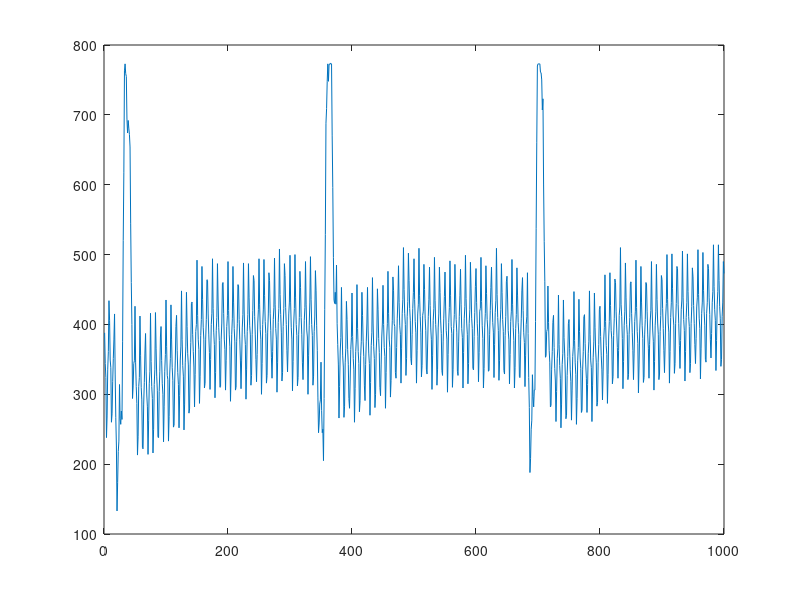
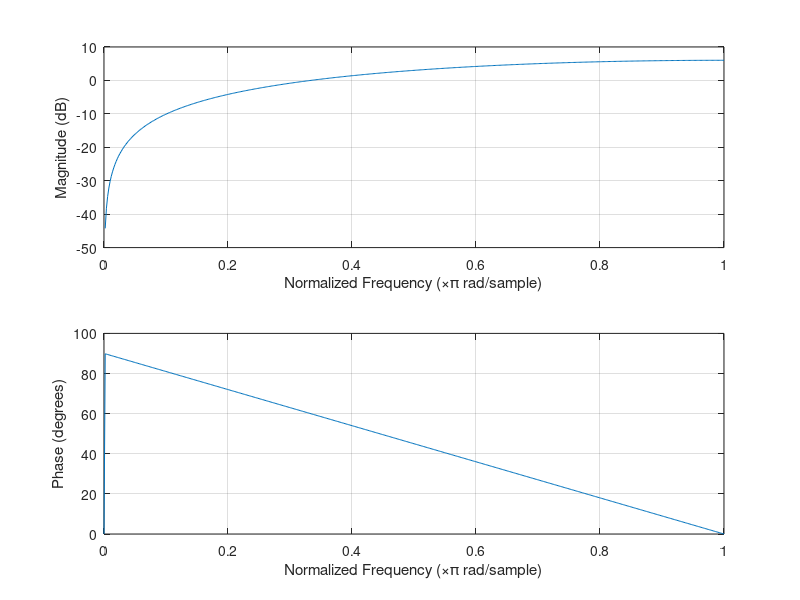

Write the MATLAB code that produced these figures, in order. (Note: this script raises an error after producing the figures.)
%{
clear all;
fclose('all');

serialobj=instrfind;
if ~isempty(serialobj)
    delete(serialobj)
end
clc;clear all;close all;
s1 = serial('/dev/ttyACM0');  %define serial port
s1.BaudRate=115200;     %define baud rate
 
disbuff=nan(1,1000);

fopen(s1);
clear data;
N_point = 1000;
fs=500;   %sample rate
time=[1:1:1000];
figure
h_plot=plot(nan,nan);
hold off 
tic
for i= 1:N_point 
    data=fscanf(s1);%read sensor
    %whos data;
    %disp(data);
    y(i) = str2double(data);

    if i<=1000
    disbuff(i)=y(i);
    
    else
    disbuff=[disbuff(2:end) y(i)];
    end

    if i>1
    set(h_plot,'xdata',time,'ydata',disbuff)
    save("data.mat","disbuff");
    title('test');
    xlabel('Time');
    ylabel('Quantization value');
    drawnow;
    figure(1);
    end
   
end
%}


load("data.mat");
fs=500;

figure('name','origin');
plot(disbuff);

ft_y=abs(fft(disbuff));
figure('name','original_frequency_domain');
plot((0:999)*fs/1000,ft_y);

%{
a = fir1(50,[0.20 0.28],'stop');
freqz(a);
y2 = filter(a,1,disbuff);
figure('name','past by FIR Filter');
plot((y2));

figure('name','pass by FIR Filter & fft');
ft_ya2=abs(fft(y2));
plot((0:999)*fs/1000,ft_y2);
%}
%{
l=fir1(20,0.1);
y2 = filter(l,1,y2);
figure(7);
plot(y2);
%}
%{
b = fir1(50,[0.4 0.56],'stop');
figure(100)
freqz(b)
y2 = filter(b,1,y2);
c = fir1(50,[0.68 0.76],'stop');
y2 = filter(c,1,y2);
d = fir1(50,[0.76 0.84],'stop');
y2 =filter(d,1,y2);
figure('name','past by all FIR Filter');
plot((y2));
figure('name','pass by all FIR Filter & fft');
ft_y2=abs(fft(y2));

plot((0:999)*fs/1000,ft_y2);
%}
%{
n=16;
moving_average = 1:n;
moving_average(moving_average>1)=1;
a=ones(16,1);
freqz(a/n,1);
pad_zero = 1:((n/2)-1);
pad_zero(pad_zero>1)=0;
new_vector=zeros(1,1000);
pad_vector = [pad_zero disbuff pad_zero 0];
disp(moving_average);
disp(pad_vector(2:(2+n-1)));
for i=1:1000
    new_vector(i)=(sum(pad_vector(i:(i+n-1)).* moving_average))/n;  
end
figure('name','low_pass_filter');
plot(new_vector);
fft_new=abs(fft(new_vector));
figure('name','low_pass_filter_fs');
plot((0:(999))*fs/(1000),fft_new);
y2=new_vector;
%}
%{
w0 = 60/(500/2);
bw = w0/10;
[b,a] = iirnotch(w0,bw);
freqz(b,a,50);
y2 = filter(b,a,disbuff);
figure('name','low_pass_filter ');
plot(y2);
ft_y2=abs(fft(y2));
figure('name','low_pass_filter fs');
plot((0:999)*fs/1000,ft_y2);
%}
h1 = [1 -1];
freqz(h1,1);
pad_vector = [0 y2 0];
new_vector2 =zeros(1,1000);
for i=1:1000
    new_vector2(i) =sum(pad_vector(i:i+1).* h1);
end
y3 =new_vector2;
figure('name','low_pass_filter & high pass filter');
plot(y2(n/2:(1000-n/2-1))-y3(n/2:(1000-n/2-1)));
fft_y3=abs(fft(y2(n/2:(1000-n/2-1))-y3(n/2:(1000-n/2-1))));
figure('name','low_pass_filter & high pass filter_fs');
plot((0:999-n)*fs/(1000-n),fft_y3);
%{
z2 = medfilt1(y2,100);
figure('name','pass by FIR and 200ms median filter');

plot(z2);

w2 = medfilt1(z2,300);
figure('name','pass by FIR and 200ms median filter and voltage shift and differential');
t2=y2-w2;
plot(t2+180);

figure('name','pass by FIR and 200ms median & 600ms median filter');

plot(w2);
ylim([-100,900]);
figure('name','pass by FIR and 200ms median and differential');
plot(y2-z2);

figure('name','pass by FIR and 200ms median and differential and shift and fft');
final=abs(fft(t2+180));
plot((0:999)*fs/1000,final);
%}